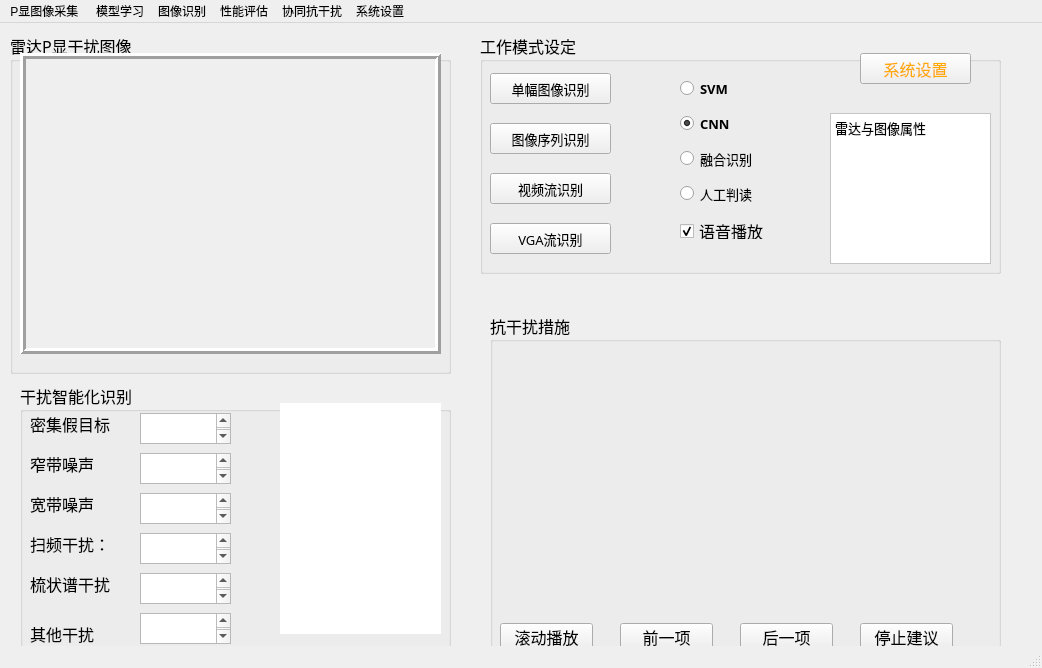
<?xml version="1.0" encoding="UTF-8"?>
<ui version="4.0">
 <class>HQ16pATR</class>
 <widget class="QMainWindow" name="HQ16pATR">
  <property name="windowModality">
   <enum>Qt::NonModal</enum>
  </property>
  <property name="geometry">
   <rect>
    <x>0</x>
    <y>0</y>
    <width>1042</width>
    <height>668</height>
   </rect>
  </property>
  <property name="windowTitle">
   <string>MainWindow</string>
  </property>
  <property name="autoFillBackground">
   <bool>true</bool>
  </property>
  <property name="animated">
   <bool>true</bool>
  </property>
  <widget class="QWidget" name="centralwidget">
   <widget class="QGroupBox" name="groupBoxIMG">
    <property name="enabled">
     <bool>true</bool>
    </property>
    <property name="geometry">
     <rect>
      <x>10</x>
      <y>10</y>
      <width>441</width>
      <height>341</height>
     </rect>
    </property>
    <property name="font">
     <font>
      <family>华文隶书</family>
      <pointsize>12</pointsize>
      <weight>50</weight>
      <bold>false</bold>
     </font>
    </property>
    <property name="title">
     <string>雷达P显干扰图像</string>
    </property>
    <widget class="QLabel" name="IMGDisplay">
     <property name="geometry">
      <rect>
       <x>10</x>
       <y>20</y>
       <width>421</width>
       <height>301</height>
      </rect>
     </property>
     <property name="cursor">
      <cursorShape>WaitCursor</cursorShape>
     </property>
     <property name="autoFillBackground">
      <bool>true</bool>
     </property>
     <property name="frameShape">
      <enum>QFrame::Box</enum>
     </property>
     <property name="frameShadow">
      <enum>QFrame::Raised</enum>
     </property>
     <property name="lineWidth">
      <number>3</number>
     </property>
     <property name="midLineWidth">
      <number>0</number>
     </property>
     <property name="text">
      <string/>
     </property>
    </widget>
   </widget>
   <widget class="QGroupBox" name="groupBoxSET">
    <property name="geometry">
     <rect>
      <x>480</x>
      <y>10</y>
      <width>521</width>
      <height>241</height>
     </rect>
    </property>
    <property name="font">
     <font>
      <family>华文隶书</family>
      <pointsize>12</pointsize>
     </font>
    </property>
    <property name="title">
     <string>工作模式设定</string>
    </property>
    <widget class="QPushButton" name="pushButtonIMG">
     <property name="geometry">
      <rect>
       <x>10</x>
       <y>40</y>
       <width>121</width>
       <height>31</height>
      </rect>
     </property>
     <property name="font">
      <font>
       <family>黑体</family>
       <pointsize>10</pointsize>
      </font>
     </property>
     <property name="autoFillBackground">
      <bool>true</bool>
     </property>
     <property name="text">
      <string>单幅图像识别</string>
     </property>
    </widget>
    <widget class="QPushButton" name="pushButtonSEQ">
     <property name="geometry">
      <rect>
       <x>10</x>
       <y>90</y>
       <width>121</width>
       <height>31</height>
      </rect>
     </property>
     <property name="font">
      <font>
       <family>黑体</family>
       <pointsize>10</pointsize>
      </font>
     </property>
     <property name="autoFillBackground">
      <bool>true</bool>
     </property>
     <property name="text">
      <string>图像序列识别</string>
     </property>
    </widget>
    <widget class="QPushButton" name="pushButtonVID">
     <property name="geometry">
      <rect>
       <x>10</x>
       <y>140</y>
       <width>121</width>
       <height>31</height>
      </rect>
     </property>
     <property name="font">
      <font>
       <family>黑体</family>
       <pointsize>10</pointsize>
      </font>
     </property>
     <property name="autoFillBackground">
      <bool>true</bool>
     </property>
     <property name="text">
      <string>视频流识别</string>
     </property>
    </widget>
    <widget class="QPushButton" name="pushButtonVGA">
     <property name="geometry">
      <rect>
       <x>10</x>
       <y>190</y>
       <width>121</width>
       <height>31</height>
      </rect>
     </property>
     <property name="font">
      <font>
       <family>黑体</family>
       <pointsize>10</pointsize>
      </font>
     </property>
     <property name="autoFillBackground">
      <bool>true</bool>
     </property>
     <property name="text">
      <string>VGA流识别</string>
     </property>
    </widget>
    <widget class="QRadioButton" name="radioButtonSVM">
     <property name="geometry">
      <rect>
       <x>200</x>
       <y>40</y>
       <width>91</width>
       <height>31</height>
      </rect>
     </property>
     <property name="font">
      <font>
       <family>Arial Black</family>
       <pointsize>10</pointsize>
       <weight>75</weight>
       <bold>true</bold>
      </font>
     </property>
     <property name="text">
      <string>SVM</string>
     </property>
    </widget>
    <widget class="QRadioButton" name="radioButtonCNN">
     <property name="geometry">
      <rect>
       <x>200</x>
       <y>80</y>
       <width>91</width>
       <height>21</height>
      </rect>
     </property>
     <property name="font">
      <font>
       <family>Arial Black</family>
       <pointsize>10</pointsize>
       <weight>75</weight>
       <bold>true</bold>
      </font>
     </property>
     <property name="text">
      <string>CNN</string>
     </property>
     <property name="checked">
      <bool>true</bool>
     </property>
    </widget>
    <widget class="QRadioButton" name="radioButtonFUSION">
     <property name="geometry">
      <rect>
       <x>200</x>
       <y>110</y>
       <width>111</width>
       <height>31</height>
      </rect>
     </property>
     <property name="font">
      <font>
       <family>黑体</family>
       <pointsize>10</pointsize>
       <weight>50</weight>
       <bold>false</bold>
      </font>
     </property>
     <property name="text">
      <string>融合识别</string>
     </property>
    </widget>
    <widget class="QRadioButton" name="radioButtonMANUAL">
     <property name="geometry">
      <rect>
       <x>200</x>
       <y>150</y>
       <width>101</width>
       <height>21</height>
      </rect>
     </property>
     <property name="font">
      <font>
       <family>黑体</family>
       <pointsize>10</pointsize>
       <weight>50</weight>
       <bold>false</bold>
      </font>
     </property>
     <property name="text">
      <string>人工判读</string>
     </property>
    </widget>
    <widget class="QToolButton" name="toolButton">
     <property name="geometry">
      <rect>
       <x>380</x>
       <y>20</y>
       <width>111</width>
       <height>31</height>
      </rect>
     </property>
     <property name="autoFillBackground">
      <bool>false</bool>
     </property>
     <property name="styleSheet">
      <string notr="true">color: rgb(255, 170, 0);
font: 10pt &quot;黑体&quot;;
</string>
     </property>
     <property name="text">
      <string>系统设置</string>
     </property>
    </widget>
    <widget class="QTextBrowser" name="textBrowserIMGProperty">
     <property name="geometry">
      <rect>
       <x>350</x>
       <y>80</y>
       <width>161</width>
       <height>151</height>
      </rect>
     </property>
     <property name="styleSheet">
      <string notr="true">background-color: rgb(255, 255, 255);</string>
     </property>
     <property name="html">
      <string>&lt;!DOCTYPE HTML PUBLIC &quot;-//W3C//DTD HTML 4.0//EN&quot; &quot;http://www.w3.org/TR/REC-html40/strict.dtd&quot;&gt;
&lt;html&gt;&lt;head&gt;&lt;meta name=&quot;qrichtext&quot; content=&quot;1&quot; /&gt;&lt;style type=&quot;text/css&quot;&gt;
p, li { white-space: pre-wrap; }
&lt;/style&gt;&lt;/head&gt;&lt;body style=&quot; font-family:'华文隶书'; font-size:12pt; font-weight:400; font-style:normal;&quot;&gt;
&lt;p style=&quot; margin-top:0px; margin-bottom:0px; margin-left:0px; margin-right:0px; -qt-block-indent:0; text-indent:0px;&quot;&gt;&lt;span style=&quot; font-size:10pt;&quot;&gt;雷达与图像属性&lt;/span&gt;&lt;/p&gt;&lt;/body&gt;&lt;/html&gt;</string>
     </property>
    </widget>
    <widget class="QCheckBox" name="checkBox">
     <property name="geometry">
      <rect>
       <x>200</x>
       <y>190</y>
       <width>111</width>
       <height>16</height>
      </rect>
     </property>
     <property name="text">
      <string>语音播放</string>
     </property>
     <property name="checked">
      <bool>true</bool>
     </property>
    </widget>
   </widget>
   <widget class="QGroupBox" name="groupBoxRESULT">
    <property name="geometry">
     <rect>
      <x>20</x>
      <y>360</y>
      <width>431</width>
      <height>271</height>
     </rect>
    </property>
    <property name="font">
     <font>
      <family>华文隶书</family>
      <pointsize>12</pointsize>
     </font>
    </property>
    <property name="title">
     <string>干扰智能化识别</string>
    </property>
    <widget class="QLabel" name="labelFalseTarget">
     <property name="geometry">
      <rect>
       <x>10</x>
       <y>30</y>
       <width>111</width>
       <height>21</height>
      </rect>
     </property>
     <property name="palette">
      <palette>
       <active>
        <colorrole role="Button">
         <brush brushstyle="SolidPattern">
          <color alpha="255">
           <red>85</red>
           <green>255</green>
           <blue>0</blue>
          </color>
         </brush>
        </colorrole>
       </active>
       <inactive>
        <colorrole role="Button">
         <brush brushstyle="SolidPattern">
          <color alpha="255">
           <red>85</red>
           <green>255</green>
           <blue>0</blue>
          </color>
         </brush>
        </colorrole>
       </inactive>
       <disabled>
        <colorrole role="Button">
         <brush brushstyle="SolidPattern">
          <color alpha="255">
           <red>85</red>
           <green>255</green>
           <blue>0</blue>
          </color>
         </brush>
        </colorrole>
       </disabled>
      </palette>
     </property>
     <property name="font">
      <font>
       <family>华文隶书</family>
       <pointsize>12</pointsize>
      </font>
     </property>
     <property name="frameShape">
      <enum>QFrame::NoFrame</enum>
     </property>
     <property name="frameShadow">
      <enum>QFrame::Sunken</enum>
     </property>
     <property name="text">
      <string>密集假目标</string>
     </property>
     <property name="scaledContents">
      <bool>false</bool>
     </property>
    </widget>
    <widget class="QTextBrowser" name="textBrowserFalseTarget">
     <property name="geometry">
      <rect>
       <x>120</x>
       <y>30</y>
       <width>91</width>
       <height>31</height>
      </rect>
     </property>
     <property name="html">
      <string>&lt;!DOCTYPE HTML PUBLIC &quot;-//W3C//DTD HTML 4.0//EN&quot; &quot;http://www.w3.org/TR/REC-html40/strict.dtd&quot;&gt;
&lt;html&gt;&lt;head&gt;&lt;meta name=&quot;qrichtext&quot; content=&quot;1&quot; /&gt;&lt;style type=&quot;text/css&quot;&gt;
p, li { white-space: pre-wrap; }
&lt;/style&gt;&lt;/head&gt;&lt;body style=&quot; font-family:'华文隶书'; font-size:12pt; font-weight:400; font-style:normal;&quot;&gt;
&lt;p style=&quot;-qt-paragraph-type:empty; margin-top:0px; margin-bottom:0px; margin-left:0px; margin-right:0px; -qt-block-indent:0; text-indent:0px;&quot;&gt;&lt;br /&gt;&lt;/p&gt;&lt;/body&gt;&lt;/html&gt;</string>
     </property>
    </widget>
    <widget class="QTextBrowser" name="textBrowserFalseTarget_4">
     <property name="geometry">
      <rect>
       <x>640</x>
       <y>90</y>
       <width>41</width>
       <height>21</height>
      </rect>
     </property>
    </widget>
    <widget class="QLabel" name="labelNarrowNoise">
     <property name="geometry">
      <rect>
       <x>10</x>
       <y>70</y>
       <width>91</width>
       <height>21</height>
      </rect>
     </property>
     <property name="frameShape">
      <enum>QFrame::NoFrame</enum>
     </property>
     <property name="frameShadow">
      <enum>QFrame::Sunken</enum>
     </property>
     <property name="text">
      <string>窄带噪声</string>
     </property>
    </widget>
    <widget class="QTextBrowser" name="textBrowserNarrowNoise">
     <property name="geometry">
      <rect>
       <x>120</x>
       <y>70</y>
       <width>91</width>
       <height>31</height>
      </rect>
     </property>
    </widget>
    <widget class="QLabel" name="labelWideNoise">
     <property name="geometry">
      <rect>
       <x>10</x>
       <y>110</y>
       <width>91</width>
       <height>21</height>
      </rect>
     </property>
     <property name="frameShape">
      <enum>QFrame::NoFrame</enum>
     </property>
     <property name="frameShadow">
      <enum>QFrame::Sunken</enum>
     </property>
     <property name="text">
      <string>宽带噪声</string>
     </property>
    </widget>
    <widget class="QTextBrowser" name="textBrowserWideNoise">
     <property name="geometry">
      <rect>
       <x>120</x>
       <y>110</y>
       <width>91</width>
       <height>31</height>
      </rect>
     </property>
    </widget>
    <widget class="QLabel" name="labelScan">
     <property name="geometry">
      <rect>
       <x>10</x>
       <y>150</y>
       <width>81</width>
       <height>21</height>
      </rect>
     </property>
     <property name="frameShape">
      <enum>QFrame::NoFrame</enum>
     </property>
     <property name="frameShadow">
      <enum>QFrame::Sunken</enum>
     </property>
     <property name="text">
      <string>扫频干扰：</string>
     </property>
    </widget>
    <widget class="QLabel" name="labelComb">
     <property name="geometry">
      <rect>
       <x>10</x>
       <y>190</y>
       <width>101</width>
       <height>21</height>
      </rect>
     </property>
     <property name="frameShape">
      <enum>QFrame::NoFrame</enum>
     </property>
     <property name="frameShadow">
      <enum>QFrame::Sunken</enum>
     </property>
     <property name="text">
      <string>梳状谱干扰</string>
     </property>
    </widget>
    <widget class="QTextBrowser" name="textBrowserScanNoise">
     <property name="geometry">
      <rect>
       <x>120</x>
       <y>150</y>
       <width>91</width>
       <height>31</height>
      </rect>
     </property>
    </widget>
    <widget class="QTextBrowser" name="textBrowserCombNoise">
     <property name="geometry">
      <rect>
       <x>120</x>
       <y>190</y>
       <width>91</width>
       <height>31</height>
      </rect>
     </property>
    </widget>
    <widget class="QLabel" name="labelOtherNoise">
     <property name="geometry">
      <rect>
       <x>10</x>
       <y>240</y>
       <width>101</width>
       <height>21</height>
      </rect>
     </property>
     <property name="frameShape">
      <enum>QFrame::NoFrame</enum>
     </property>
     <property name="frameShadow">
      <enum>QFrame::Sunken</enum>
     </property>
     <property name="text">
      <string>其他干扰</string>
     </property>
    </widget>
    <widget class="QTextBrowser" name="textBrowserOtherNoise">
     <property name="geometry">
      <rect>
       <x>120</x>
       <y>230</y>
       <width>91</width>
       <height>31</height>
      </rect>
     </property>
    </widget>
    <widget class="QLabel" name="label_image_show_2">
     <property name="geometry">
      <rect>
       <x>260</x>
       <y>20</y>
       <width>161</width>
       <height>231</height>
      </rect>
     </property>
     <property name="styleSheet">
      <string notr="true">background-color: rgb(255, 255, 255);</string>
     </property>
     <property name="text">
      <string/>
     </property>
    </widget>
   </widget>
   <widget class="QGroupBox" name="groupBoxADV">
    <property name="geometry">
     <rect>
      <x>490</x>
      <y>290</y>
      <width>511</width>
      <height>341</height>
     </rect>
    </property>
    <property name="font">
     <font>
      <family>华文隶书</family>
      <pointsize>12</pointsize>
     </font>
    </property>
    <property name="title">
     <string>抗干扰措施</string>
    </property>
    <widget class="QStackedWidget" name="stackedWidget">
     <property name="geometry">
      <rect>
       <x>30</x>
       <y>50</y>
       <width>461</width>
       <height>231</height>
      </rect>
     </property>
     <property name="currentIndex">
      <number>1</number>
     </property>
     <widget class="QWidget" name="page"/>
     <widget class="QWidget" name="page_2"/>
    </widget>
    <widget class="QPushButton" name="startButton">
     <property name="geometry">
      <rect>
       <x>10</x>
       <y>310</y>
       <width>93</width>
       <height>28</height>
      </rect>
     </property>
     <property name="text">
      <string>滚动播放</string>
     </property>
    </widget>
    <widget class="QPushButton" name="previousButton">
     <property name="geometry">
      <rect>
       <x>130</x>
       <y>310</y>
       <width>93</width>
       <height>28</height>
      </rect>
     </property>
     <property name="text">
      <string>前一项</string>
     </property>
    </widget>
    <widget class="QPushButton" name="nextButton">
     <property name="geometry">
      <rect>
       <x>250</x>
       <y>310</y>
       <width>93</width>
       <height>28</height>
      </rect>
     </property>
     <property name="text">
      <string>后一项</string>
     </property>
    </widget>
    <widget class="QPushButton" name="stopButton">
     <property name="geometry">
      <rect>
       <x>370</x>
       <y>310</y>
       <width>93</width>
       <height>28</height>
      </rect>
     </property>
     <property name="text">
      <string>停止建议</string>
     </property>
    </widget>
   </widget>
  </widget>
  <widget class="QMenuBar" name="menubar">
   <property name="geometry">
    <rect>
     <x>0</x>
     <y>0</y>
     <width>1042</width>
     <height>26</height>
    </rect>
   </property>
   <widget class="QMenu" name="menuFile">
    <property name="title">
     <string>P显图像采集 </string>
    </property>
    <addaction name="actionCAM"/>
    <addaction name="actionVGA"/>
    <addaction name="separator"/>
    <addaction name="actionVIDEO"/>
    <addaction name="separator"/>
    <addaction name="actionIMGFile"/>
    <addaction name="actionIMGFolder"/>
   </widget>
   <widget class="QMenu" name="menuTrain">
    <property name="title">
     <string>模型学习</string>
    </property>
    <addaction name="actionSVMtrain"/>
    <addaction name="actionCNNtrain"/>
    <addaction name="actionFUSIONtrain"/>
   </widget>
   <widget class="QMenu" name="menuTest">
    <property name="title">
     <string>图像识别</string>
    </property>
    <addaction name="actionSVMtest"/>
    <addaction name="actionCNNtest"/>
    <addaction name="actionFusiontest"/>
    <addaction name="separator"/>
   </widget>
   <widget class="QMenu" name="menuEvaluation">
    <property name="title">
     <string>性能评估</string>
    </property>
    <addaction name="actionSVMAcc"/>
    <addaction name="actionDNNAcc"/>
   </widget>
   <widget class="QMenu" name="menuManual">
    <property name="title">
     <string>协同抗干扰</string>
    </property>
    <addaction name="actionManualAnnotation"/>
   </widget>
   <widget class="QMenu" name="menuSettings">
    <property name="title">
     <string>系统设置</string>
    </property>
    <addaction name="actiondata"/>
    <addaction name="actionmodel"/>
   </widget>
   <addaction name="menuFile"/>
   <addaction name="menuTrain"/>
   <addaction name="menuTest"/>
   <addaction name="menuEvaluation"/>
   <addaction name="menuManual"/>
   <addaction name="menuSettings"/>
  </widget>
  <widget class="QStatusBar" name="statusbar"/>
  <action name="actionSVMtrain">
   <property name="text">
    <string>SVM</string>
   </property>
  </action>
  <action name="actionshape">
   <property name="text">
    <string>纹理特征</string>
   </property>
  </action>
  <action name="actionIMGFile">
   <property name="text">
    <string>单幅图像</string>
   </property>
  </action>
  <action name="actionIMGFolder">
   <property name="text">
    <string>图像序列</string>
   </property>
  </action>
  <action name="actionManualAnnotation">
   <property name="text">
    <string>人工交互判读</string>
   </property>
  </action>
  <action name="actionCNNtrain">
   <property name="text">
    <string>DCNN</string>
   </property>
  </action>
  <action name="actionFUSIONtrain">
   <property name="text">
    <string>融合识别</string>
   </property>
   <property name="iconText">
    <string>融合识别</string>
   </property>
  </action>
  <action name="action_2">
   <property name="text">
    <string>几何特征</string>
   </property>
  </action>
  <action name="action_6">
   <property name="text">
    <string>深度编码</string>
   </property>
  </action>
  <action name="action_7">
   <property name="text">
    <string>时频特征</string>
   </property>
  </action>
  <action name="actionSVMtest">
   <property name="text">
    <string>SVM</string>
   </property>
  </action>
  <action name="actionCNNtest">
   <property name="text">
    <string>DCNN</string>
   </property>
  </action>
  <action name="actionFusiontest">
   <property name="text">
    <string>融合识别</string>
   </property>
  </action>
  <action name="actionDNN">
   <property name="text">
    <string>DNN分类</string>
   </property>
  </action>
  <action name="actionSVMAcc">
   <property name="text">
    <string>SVM批测试</string>
   </property>
  </action>
  <action name="actionDNNAcc">
   <property name="text">
    <string>DNN批测试</string>
   </property>
  </action>
  <action name="actionCAM">
   <property name="text">
    <string>摄像头录屏采集</string>
   </property>
  </action>
  <action name="actionVGA">
   <property name="text">
    <string>VGA板卡采集</string>
   </property>
  </action>
  <action name="actionVIDEO">
   <property name="text">
    <string>离线视频</string>
   </property>
  </action>
  <action name="actiondata">
   <property name="text">
    <string>干扰图像库</string>
   </property>
  </action>
  <action name="actionmodel">
   <property name="text">
    <string>深度模型架构</string>
   </property>
  </action>
 </widget>
 <resources/>
 <connections/>
</ui>
